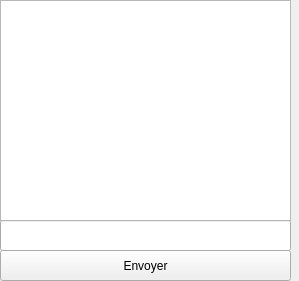
<?xml version="1.0" encoding="UTF-8"?>
<ui version="4.0">
 <class>MainWindow</class>
 <widget class="QMainWindow" name="MainWindow">
  <property name="geometry">
   <rect>
    <x>0</x>
    <y>0</y>
    <width>299</width>
    <height>281</height>
   </rect>
  </property>
  <property name="windowTitle">
   <string>Chat</string>
  </property>
  <widget class="QWidget" name="centralwidget">
   <widget class="QLineEdit" name="lineEdit_msg">
    <property name="geometry">
     <rect>
      <x>0</x>
      <y>220</y>
      <width>291</width>
      <height>31</height>
     </rect>
    </property>
   </widget>
   <widget class="QPushButton" name="pushButton_envoyer">
    <property name="geometry">
     <rect>
      <x>0</x>
      <y>250</y>
      <width>291</width>
      <height>31</height>
     </rect>
    </property>
    <property name="text">
     <string>Envoyer</string>
    </property>
   </widget>
   <widget class="QListWidget" name="listWidget">
    <property name="geometry">
     <rect>
      <x>0</x>
      <y>0</y>
      <width>291</width>
      <height>221</height>
     </rect>
    </property>
   </widget>
  </widget>
 </widget>
 <resources/>
 <connections/>
</ui>
